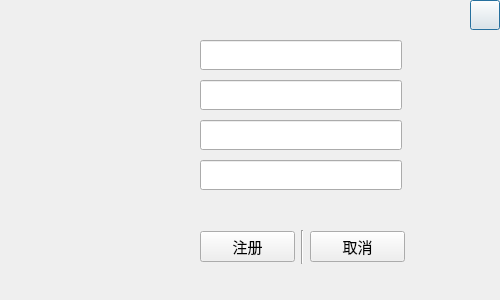
<?xml version="1.0" encoding="UTF-8"?>
<ui version="4.0">
 <class>Zhuce</class>
 <widget class="QDialog" name="Zhuce">
  <property name="geometry">
   <rect>
    <x>0</x>
    <y>0</y>
    <width>500</width>
    <height>300</height>
   </rect>
  </property>
  <property name="windowTitle">
   <string>Dialog</string>
  </property>
  <widget class="QPushButton" name="pushButton_3">
   <property name="geometry">
    <rect>
     <x>470</x>
     <y>0</y>
     <width>30</width>
     <height>30</height>
    </rect>
   </property>
   <property name="text">
    <string/>
   </property>
  </widget>
  <widget class="QLabel" name="label">
   <property name="geometry">
    <rect>
     <x>60</x>
     <y>80</y>
     <width>90</width>
     <height>90</height>
    </rect>
   </property>
   <property name="text">
    <string/>
   </property>
  </widget>
  <widget class="QWidget" name="">
   <property name="geometry">
    <rect>
     <x>200</x>
     <y>230</y>
     <width>205</width>
     <height>34</height>
    </rect>
   </property>
   <layout class="QHBoxLayout" name="horizontalLayout">
    <item>
     <widget class="QPushButton" name="pushButton">
      <property name="font">
       <font>
        <pointsize>11</pointsize>
       </font>
      </property>
      <property name="text">
       <string>注册</string>
      </property>
     </widget>
    </item>
    <item>
     <widget class="Line" name="line">
      <property name="orientation">
       <enum>Qt::Orientation::Vertical</enum>
      </property>
     </widget>
    </item>
    <item>
     <widget class="QPushButton" name="pushButton_2">
      <property name="font">
       <font>
        <pointsize>11</pointsize>
       </font>
      </property>
      <property name="text">
       <string>取消</string>
      </property>
     </widget>
    </item>
   </layout>
  </widget>
  <widget class="QWidget" name="">
   <property name="geometry">
    <rect>
     <x>200</x>
     <y>36</y>
     <width>202</width>
     <height>161</height>
    </rect>
   </property>
   <layout class="QVBoxLayout" name="verticalLayout">
    <item>
     <widget class="QLineEdit" name="lineEdit_4">
      <property name="minimumSize">
       <size>
        <width>200</width>
        <height>30</height>
       </size>
      </property>
      <property name="font">
       <font>
        <pointsize>11</pointsize>
       </font>
      </property>
     </widget>
    </item>
    <item>
     <widget class="QLineEdit" name="lineEdit">
      <property name="minimumSize">
       <size>
        <width>200</width>
        <height>30</height>
       </size>
      </property>
      <property name="font">
       <font>
        <pointsize>11</pointsize>
       </font>
      </property>
     </widget>
    </item>
    <item>
     <widget class="QLineEdit" name="lineEdit_2">
      <property name="minimumSize">
       <size>
        <width>200</width>
        <height>30</height>
       </size>
      </property>
      <property name="font">
       <font>
        <pointsize>11</pointsize>
       </font>
      </property>
     </widget>
    </item>
    <item>
     <widget class="QLineEdit" name="lineEdit_3">
      <property name="minimumSize">
       <size>
        <width>200</width>
        <height>30</height>
       </size>
      </property>
      <property name="font">
       <font>
        <pointsize>11</pointsize>
       </font>
      </property>
     </widget>
    </item>
   </layout>
  </widget>
 </widget>
 <resources/>
 <connections/>
</ui>
